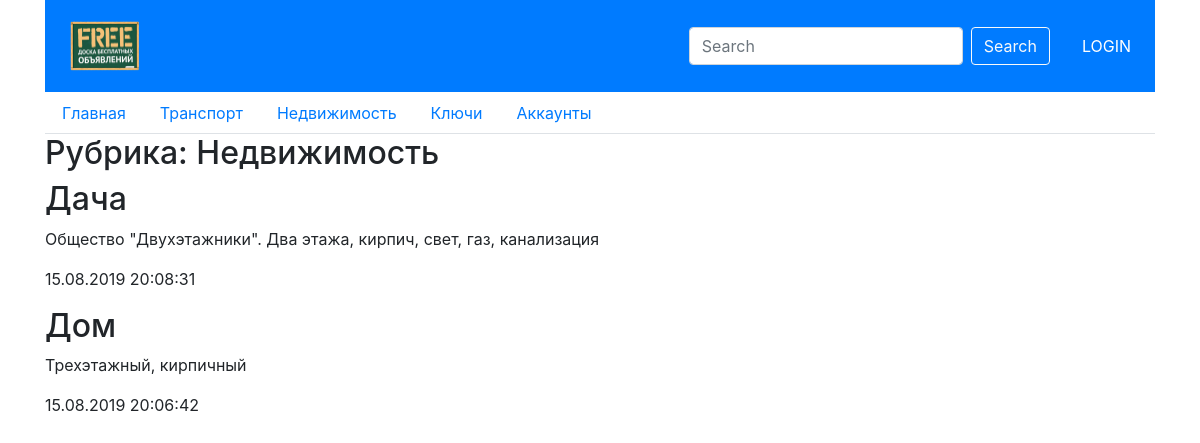
The page /bboard/2/ on the database its author committed.
### bboard/models.py (models this page shows, shortened)
class Rubric(models.Model):
  name = models.CharField(max_length=20, db_index=True, verbose_name='Название')
  class Meta:
    verbose_name_plural = 'Рубрики'
    verbose_name = 'Рубрика'
    ordering = ['-name']

class Bb (models.Model):
  title = models.CharField(max_length=50, verbose_name='Товар')
  content = models.TextField(null=True, blank=True, verbose_name='Описание')
  price = models.FloatField(null=True, blank=True, verbose_name='Цена')
  published = models.DateTimeField(auto_now_add=True, db_index=True, verbose_name='Опубликовано')
  rubric = models.ForeignKey('Rubric', null=True,
  on_delete=models.PROTECT, verbose_name='Рубрика')
  class Meta:
    verbose_name_plural = 'Объявления'
    verbose_name = 'Объявление'
    ordering = ['-published']

### bboard/views.py (the view)
# urls.py: path('<int:rubric_id>/', by_rubric, name='by_rubric'),
def by_rubric(request, rubric_id):
  bbs = Bb.objects.filter(rubric=rubric_id)
  rubrics = Rubric.objects.all()
  current_rubric = Rubric.objects.get(pk=rubric_id)
  context = {'bbs': bbs , 'rubrics': rubrics, 'current_rubric': current_rubric}
  return render(request, 'bboard/by_rubric.html', context)

### bboard/templates/bboard/by_rubric.html (shortened to what this page needs)
{% extends "bboard/layout/basic.html" %}
{% block content %}
<h2>Рубрика: {{ current_rubric.name }}</h2>
{% for bb in bbs %}
<div>
  <h2>{{ bb.title }}</h2>
  <p>{{ bb.content }}</p>
  <p>{{ bb.published|date:"d.m.Y H:i:s" }}</p>
</div>
{% endfor %}
{% endblock %}

### bboard/templates/bboard/layout/basic.html (shortened to what this page needs)
{% load static %}
<!DOCTYPE html>
<html>
<head>
  <link rel="stylesheet" href="{% static 'bboard/style.css' %}">
  <link rel="stylesheet" href="https://stackpath.bootstrapcdn.com/bootstrap/4.3.1/css/bootstrap.min.css"
>
</head>
<body>
  <div class='container'>
    <nav class="navbar navbar-expand-lg navbar-dark bg-primary">
      <div class='mr-auto p-2 bd-highlight'>
        <a class="navbar-brand" href="{% url 'index' %}"><img class='nav_img' src="{% static 'bboard/adv.png' %}"></a>
      </div>
      <div class='p-2 bd-highlight'>
        <form class="form-inline">
          <input class="form-control mr-sm-2" type="search" placeholder="Search" aria-label="Search">
          <button class="btn btn-outline-light my-2 my-sm-0" type="submit">Search</button>
        </form>
      </div>
      <div class="p-2 bd-highlight">
      </div>
      <div class="p-2 bd-highlight">
        <a class='add_b' href="{% url 'login' %}">
          {% if user.is_authenticated %}
          <a class='add_b' href="{% url 'logout' %}">LOGOUT</a>
          {%else%}
          <a class='add_b' href="{% url 'login' %}">LOGIN</a>
          {%endif%}
        </a>
      </div>
    </nav>
    <nav class='nav nav-tabs'>
      <a class="nav-item nav-link" href="{% url 'index' %}">Главная<span class="sr-only">(current)</span></a>
      {% for rubric in rubrics %}
      <a class="nav-item nav-link" href="{% url 'by_rubric' rubric.pk %}">{{ rubric.name }}</a>
      {% endfor %}
    </nav>
    <div>
      <section>
        {% block content %}{% endblock %}
      </section>
    </div>
  </div>
</body>
</html>

### bboard/static/bboard/style.css (style rules this page uses)
.add_b { color: white; }
.nav_img { width: auto; height: 50px; }

### rows shown on the page
Rubric: name "Транспорт"
Rubric: name "Недвижимость"
Rubric: name "Ключи"
Rubric: name "Аккаунты"
Bb: title "Дача", content "Общество \"Двухэтажники\". Два этажа, кирпич, свет, газ, канализация", published "15.08.2019 20:08:31"
Bb: title "Дом", content "Трехэтажный, кирпичный", published "15.08.2019 20:06:42"
